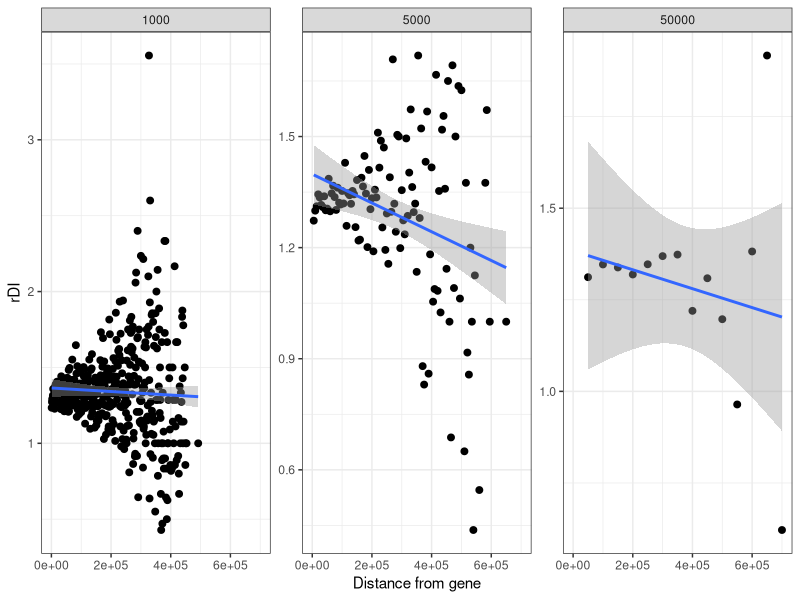

The R source for this figure:
# Title     : TODO
# Objective : TODO
# Created by: henryjuho
# Created on: 28/11/2017

library(ggplot2)

fiftykb = read.delim('distance_bin_beds/bin_summaries.txt')
fiftykb$window_size = 50000

fivekb = read.delim('distance_bin_beds_5kb/bin_summaries_5kb.txt')
fivekb$window_size = 5000

onekb = read.delim('distance_bin_beds_1kb/bin_summaries_1kb.txt')
onekb$window_size = 1000

all_data = rbind(fiftykb, fivekb, onekb)

ins_data = subset(all_data, type=='ins', select=c(bin, count, window_size))
colnames(ins_data) = c('bin', 'ins_count', 'window_size')

del_data = subset(all_data, type=='del', select=c(bin, count, window_size))
colnames(del_data) = c('bin', 'del_count', 'window_size')

dist_rdi = data.frame(cbind(ins_data, del_data$del_count))
colnames(dist_rdi) = c('bin', 'ins_count', 'window_size', 'del_count')
dist_rdi = subset(dist_rdi, ins_count > 5 & del_count > 5)

dist_rdi$rdi = as.numeric(as.character(dist_rdi$del_count)) / as.numeric(as.character(dist_rdi$ins_count))
dist_rdi$distance = as.numeric(as.character(dist_rdi$bin)) * dist_rdi$window_size

fifty_test_d = subset(dist_rdi, window_size==50000)
fifty_test = cor.test(fifty_test_d$rdi, fifty_test_d$distance, method='spearman', exact=NULL)
fifty_test

five_test_d = subset(dist_rdi, window_size==5000)
five_test = cor.test(five_test_d$rdi, five_test_d$distance, method='spearman', exact=NULL)
five_test

one_test_d = subset(dist_rdi, window_size==1000)
one_test = cor.test(one_test_d$rdi, one_test_d$distance, method='spearman', exact=NULL)
one_test

rdi_plot = ggplot(dist_rdi, aes(x=distance, y=rdi)) +
      geom_point(stat='identity', size = 2) +
      theme_bw() +
      geom_smooth(method='lm') +
      ylab('rDI')  + xlab('Distance from gene') +
      facet_wrap(~window_size, scale='free_y')

png(file='distance_rdi_counts.png', width=9, height=3, units='in', res=360)

rdi_plot

dev.off()